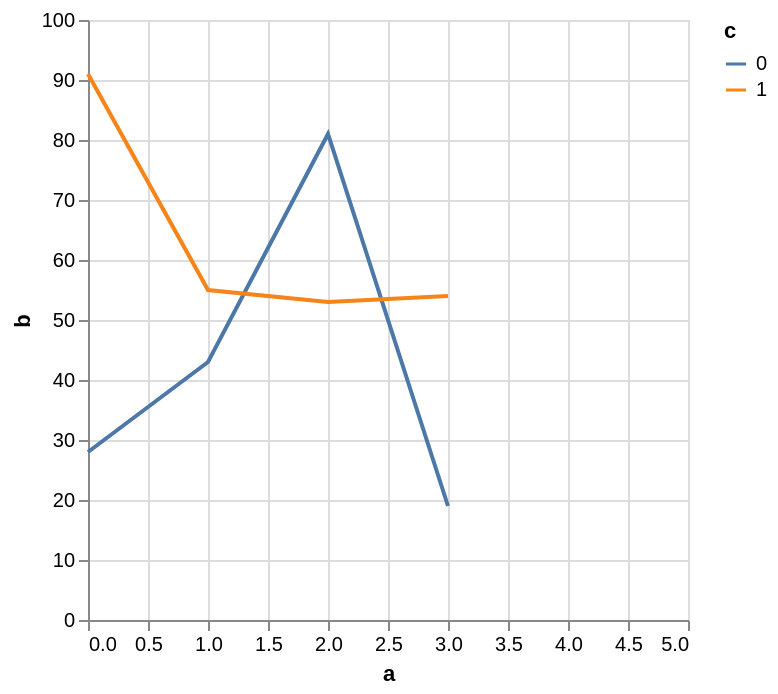

Source (Vega-Lite JSON):
### Vega-Lite specification from a JSON file in a GitHub repository (floating-point values rounded to 4 significant figures)
{"$schema": "https://vega.github.io/schema/vega-lite/v3.json", "data": {"values": [{"a": 0, "b": 28, "c": 0}, {"a": 0, "b": 91, "c": 1}, {"a": 1, "b": 43, "c": 0}, {"a": 1, "b": 55, "c": 1}, {"a": 2, "b": 81, "c": 0}, {"a": 2, "b": 53, "c": 1}, {"a": 3, "b": 19, "c": 0}]}, "transform": [{"impute": "b", "key": "a", "groupby": ["c"], "method": "mean", "frame": [-2, 2]}], "mark": "line", "encoding": {"x": {"field": "a", "type": "quantitative", "scale": {"nice": 1}}, "y": {"field": "b", "type": "quantitative"}, "color": {"field": "c", "type": "nominal"}}}
